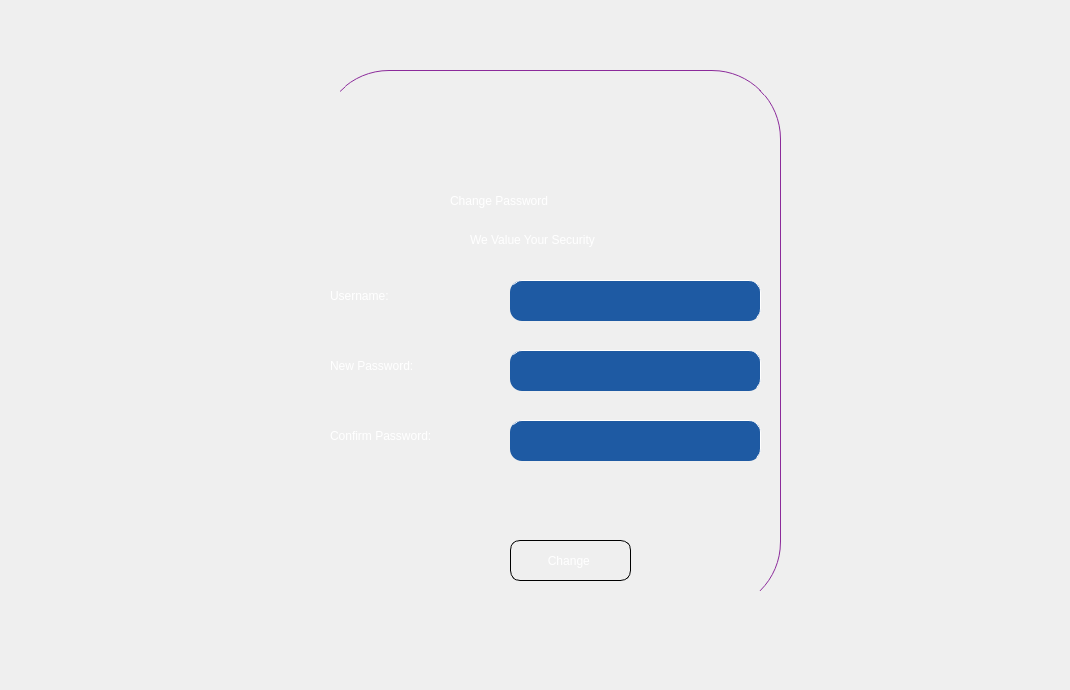
    <widget class="QWidget" name="ChangePassword">
     <widget class="QLabel" name="label_35">
      <property name="geometry">
       <rect>
        <x>0</x>
        <y>0</y>
        <width>1061</width>
        <height>681</height>
       </rect>
      </property>
      <property name="text">
       <string/>
      </property>
      <property name="pixmap">
       <pixmap resource="../resource.qrc">:/pics/picture/d.jpg</pixmap>
      </property>
      <property name="scaledContents">
       <bool>true</bool>
      </property>
     </widget>
     <widget class="QFrame" name="frame_2">
      <property name="geometry">
       <rect>
        <x>320</x>
        <y>70</y>
        <width>461</width>
        <height>541</height>
       </rect>
      </property>
      <property name="styleSheet">
       <string notr="true">border-right: 1px solid #8b2a9a;  /* Define red border on right side (adjust width as needed) */
border-top: 1px solid #8b2a9a;
border-radius: 69px;

background-color: qconicalgradient(cx:0.5, cy:0.5, angle:0,
  stop:0 rgba(46, 3, 181, 153), /* 60% opacity */
  stop:0.117371 rgba(22, 93, 136, 153), /* 60% opacity */
  stop:0.953052 rgba(10, 10, 139, 153)); /* 60% opacity */</string>
      </property>
      <property name="frameShape">
       <enum>QFrame::StyledPanel</enum>
      </property>
      <property name="frameShadow">
       <enum>QFrame::Raised</enum>
      </property>
      <widget class="QLabel" name="label_182">
       <property name="geometry">
        <rect>
         <x>190</x>
         <y>20</y>
         <width>111</width>
         <height>81</height>
        </rect>
       </property>
       <property name="styleSheet">
        <string notr="true">background-color:none;
border:none;</string>
       </property>
       <property name="text">
        <string/>
       </property>
       <property name="pixmap">
        <pixmap resource="../resource.qrc">:/pics/picture/person.png</pixmap>
       </property>
       <property name="scaledContents">
        <bool>true</bool>
       </property>
      </widget>
      <widget class="QLabel" name="label_190">
       <property name="geometry">
        <rect>
         <x>130</x>
         <y>110</y>
         <width>241</width>
         <height>41</height>
        </rect>
       </property>
       <property name="styleSheet">
        <string notr="true">color: rgb(255, 255, 255);
border:none;
font: 700 16pt &quot;Tahoma&quot;;
background-color:none;</string>
       </property>
       <property name="text">
        <string>Change Password</string>
       </property>
      </widget>
      <widget class="QTextEdit" name="chusername">
       <property name="geometry">
        <rect>
         <x>190</x>
         <y>210</y>
         <width>251</width>
         <height>41</height>
        </rect>
       </property>
       <property name="styleSheet">
        <string notr="true">background-color: rgb(30, 90, 163);
border-radius: 12px;
font: 11pt &quot;Tahoma&quot;;
border-color:white;
color:white;</string>
       </property>
      </widget>
      <widget class="QLabel" name="label_197">
       <property name="geometry">
        <rect>
         <x>10</x>
         <y>210</y>
         <width>111</width>
         <height>31</height>
        </rect>
       </property>
       <property name="styleSheet">
        <string notr="true">border:none;
color:white;
font: 700 11pt &quot;Tahoma&quot;;
background-color: none;</string>
       </property>
       <property name="text">
        <string>Username:</string>
       </property>
      </widget>
      <widget class="QTextEdit" name="newpassword">
       <property name="geometry">
        <rect>
         <x>190</x>
         <y>280</y>
         <width>251</width>
         <height>41</height>
        </rect>
       </property>
       <property name="styleSheet">
        <string notr="true">background-color: rgb(30, 90, 163);
border-radius: 12px;
font: 11pt &quot;Tahoma&quot;;
color:white;
border-color:white;</string>
       </property>
      </widget>
      <widget class="QPushButton" name="pushButton_50">
       <property name="geometry">
        <rect>
         <x>190</x>
         <y>470</y>
         <width>121</width>
         <height>41</height>
        </rect>
       </property>
       <property name="styleSheet">
        <string notr="true">

QPushButton {
font: 12pt &quot;Tahoma&quot;;
color:white;
alternate-background-color: rgb(148, 126, 254);
 border: 1px solid;
    border-radius: 10px;
}

QPushButton:hover {
	background-color: rgb(34, 51, 204);
	
}

QPushButton:pressed {
   
	background-color: rgb(48, 66, 184);
}</string>
       </property>
       <property name="text">
        <string>Change </string>
       </property>
      </widget>
      <widget class="QLabel" name="label_198">
       <property name="geometry">
        <rect>
         <x>10</x>
         <y>280</y>
         <width>141</width>
         <height>31</height>
        </rect>
       </property>
       <property name="styleSheet">
        <string notr="true">border:none;
color:white;
font: 700 11pt &quot;Tahoma&quot;;
background-color: none;</string>
       </property>
       <property name="text">
        <string>New Password:</string>
       </property>
      </widget>
      <widget class="QLabel" name="label_199">
       <property name="geometry">
        <rect>
         <x>150</x>
         <y>160</y>
         <width>211</width>
         <height>20</height>
        </rect>
       </property>
       <property name="styleSheet">
        <string notr="true">color: rgb(255, 255, 255);
border:none;
font: 700 10pt &quot;Tahoma&quot;;
background-color:none;</string>
       </property>
       <property name="text">
        <string>We Value Your Security</string>
       </property>
      </widget>
      <widget class="QTextEdit" name="confirmpassword">
       <property name="geometry">
        <rect>
         <x>190</x>
         <y>350</y>
         <width>251</width>
         <height>41</height>
        </rect>
       </property>
       <property name="styleSheet">
        <string notr="true">background-color: rgb(30, 90, 163);
border-radius: 12px;
font: 11pt &quot;Tahoma&quot;;
color:white;
border-color:white;</string>
       </property>
      </widget>
      <widget class="QLabel" name="label_200">
       <property name="geometry">
        <rect>
         <x>10</x>
         <y>350</y>
         <width>171</width>
         <height>31</height>
        </rect>
       </property>
       <property name="styleSheet">
        <string notr="true">border:none;
color:white;
font: 700 11pt &quot;Tahoma&quot;;
background-color: none;</string>
       </property>
       <property name="text">
        <string>Confirm Password:</string>
       </property>
      </widget>
     </widget>
    </widget>
